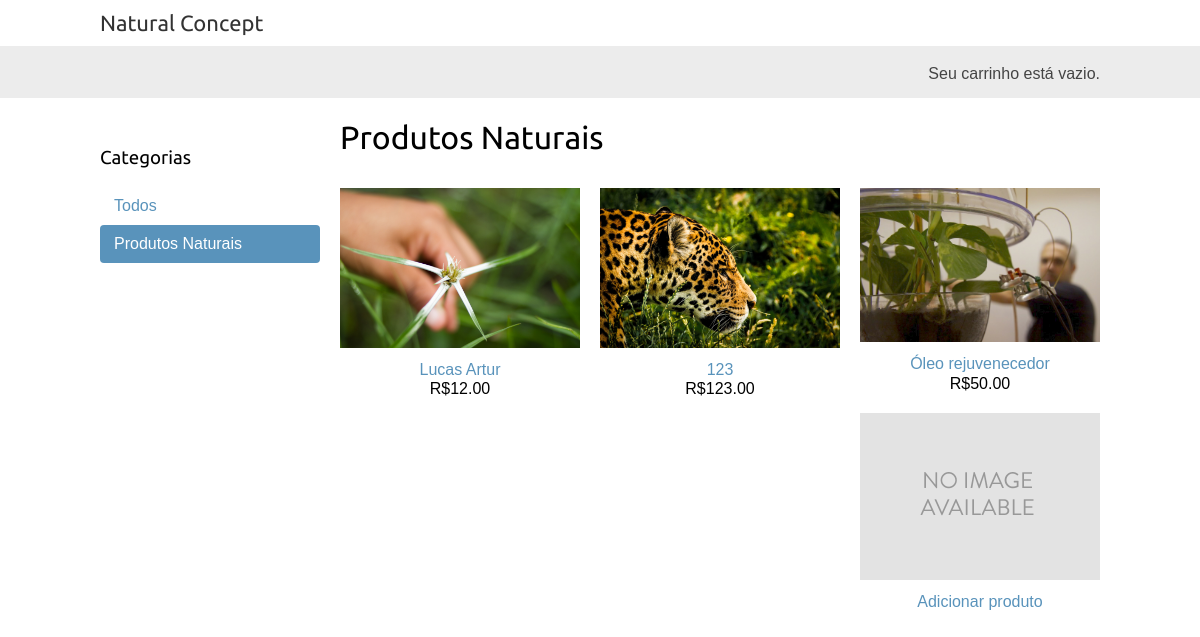
Screenshot of /produtosNaturais/ with the database file from the repository.
### shop/models.py (models this page shows, shortened)
class Category(models.Model):
    name = models.CharField(max_length=200, db_index=True)
    slug = models.SlugField(max_length=200, db_index=True, unique=True)
    class Meta:
        ordering = ('name',)
        verbose_name = 'Categoria'
        verbose_name_plural = 'Categorias'
    def get_absolute_url(self):
        return reverse('shop:product_list_by_category', args=[self.slug])

class Product(models.Model):
    category = models.ForeignKey(Category, verbose_name="Categoria", related_name='products')
    name = models.CharField("Nome", max_length=200, db_index=True)
    slug = models.SlugField("Slug", max_length=200, db_index=True)
    image = models.ImageField("Imagem", upload_to='products/%Y/%m/%d', blank=True)
    description = models.TextField("Descrição", blank=True)
    price = models.DecimalField("Preço", max_digits=10, decimal_places=2)
    stock = models.PositiveIntegerField("Estoque")
    available = models.BooleanField("Disponivel", default=True)
    created = models.DateTimeField("Criado em", auto_now_add=True)
    updated = models.DateTimeField("Atualizado em", auto_now=True)
    class Meta:
        ordering = ('-created',)
        index_together = (('id', 'slug'),)
        verbose_name = "Produto"
        verbose_name_plural = "Produtos"
    def get_absolute_url(self):
        return reverse('shop:product_detail', args=[self.id, self.slug])

### shop/views.py (the view)
# urls.py: url(r'^(?P<category_slug>[-\w]+)/$', views.product_list, name='product_list_by_category'),
def product_list(request, category_slug=None):
    fachada = Fachada()
    category = None
    categories = Category.objects.all()
    products = fachada.listar(available=True)
    if category_slug:
        category = get_object_or_404(Category, slug=category_slug)
        products = products.filter(category=category)
    return render(request, 'shop/product/list.html', {'category': category,
                                                      'categories': categories,
                                                      'products': products})

### cart/cart.py (called while the page is built)
    def __len__(self):
        return sum(item['quantity'] for item in self.cart.values())

### cart/context_processors.py (called while the page is built)
def cart(request):
    return {'cart': Cart(request) }

### facade.py (called while the page is built)
    def listar(self, **kwargs):
        return self.controladorProduto.listar(**kwargs)

### shop/cadastroProduto.py (called while the page is built)
    def listar(self, **kwargs):
        return Product.objects.filter(**kwargs)

### shop/controladorProduto.py (called while the page is built)
    def listar(self, **kwargs):
        return self.cadastroProduto.listar(**kwargs)

### shop/templates/shop/product/list.html (shortened to what this page needs)
{% extends "shop/base.html" %}
{% load static %}
{% block content %}
    <div id="sidebar">
        <h3>Categorias</h3>
        <ul>
            <li {% if not category %}class="selected"{% endif %}>
                <a href="{% url "shop:product_list" %}">Todos</a>
            </li>
            {% for c in categories %}
                <li {% if category.slug == c.slug %}class="selected"{% endif %}>
                    <a href="{{ c.get_absolute_url }}">{{ c.name }}</a>
                </li>
            {% endfor %}
        </ul>
    </div>
    <div id="main" class="product-list">
        <h1>{% if category %}{{ category.name }}{% else %}Produtos{% endif %}</h1>
        {% for product in products %}
            <div class="item">
                <a href="{{ product.get_absolute_url }}">
                    <img src="{% if product.image %}{{ product.image.url }}{% else %}{% static "img/no_image.png" %}{% endif %}">
                </a>
                <a href="{{ product.get_absolute_url }}">{{ product.name }}</a><br>
                R${{ product.price }}
            </div>
        {% endfor %}
        <div class="item">
            <a href="{% url 'shop:product_create' %}">
                <img src="{% static "img/no_image.png" %}">
            </a>
            <a href="{% url 'shop:product_create' %}">Adicionar produto</a><br>
        </div>
    </div>
{% endblock %}

### shop/static/css/base.css (style rules this page uses)
body { margin:0; padding:0; font-family:helvetica, sans-serif; }
h1, h2, h3, h4, h5 , h6 { font-family: 'Ubuntu', sans-serif; font-weight:normal; }
a { text-decoration:none; color:#5993bb; }
#sidebar { width:220px; padding:30px 20px 0 0; float:left; }
#sidebar ul { margin:0; padding:0; }
#sidebar ul li { margin:0; list-style:none; padding:10px 14px; }
#sidebar ul li a { display:block; }
#sidebar ul li.selected { background:#5993bb; border-radius:4px; }
#sidebar ul li.selected a { color:#fff; }
#main { float:left; width: 96%; margin-right:-220px; overflow:hidden; }
.product-list .item { width:25%; padding:10px 20px 10px 0; float:left; text-align:center; line-height:1.2; }
.product-list .item img { width:100%; margin-bottom:8px; }

### rows the page displays
Category: name "Produtos Naturais"
Product: image (picture), name "Lucas Artur", price "12.00"
Product: image (picture), name "123", price "123.00"
Product: image (picture), name "Óleo rejuvenecedor", price "50.00"
